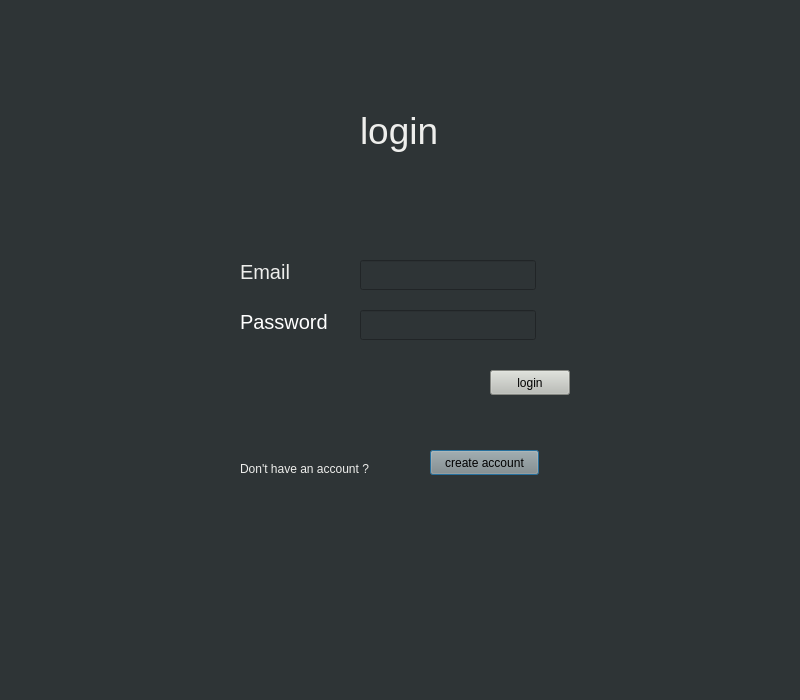
<?xml version="1.0" encoding="UTF-8"?>
<ui version="4.0">
 <class>Dialog</class>
 <widget class="QDialog" name="Dialog">
  <property name="geometry">
   <rect>
    <x>0</x>
    <y>0</y>
    <width>800</width>
    <height>700</height>
   </rect>
  </property>
  <property name="windowTitle">
   <string>Dialog</string>
  </property>
  <property name="styleSheet">
   <string notr="true">background-color: rgb(46, 52, 54);</string>
  </property>
  <widget class="QLabel" name="label">
   <property name="geometry">
    <rect>
     <x>360</x>
     <y>110</y>
     <width>84</width>
     <height>42</height>
    </rect>
   </property>
   <property name="styleSheet">
    <string notr="true">color:rgb(238, 238, 236);font-size:28pt</string>
   </property>
   <property name="text">
    <string>login</string>
   </property>
  </widget>
  <widget class="QLineEdit" name="email">
   <property name="geometry">
    <rect>
     <x>360</x>
     <y>260</y>
     <width>176</width>
     <height>30</height>
    </rect>
   </property>
   <property name="styleSheet">
    <string notr="true">font-size:14pt; color: rgb(238, 238, 236);</string>
   </property>
   <property name="text">
    <string/>
   </property>
  </widget>
  <widget class="QLabel" name="label_4">
   <property name="geometry">
    <rect>
     <x>240</x>
     <y>460</y>
     <width>160</width>
     <height>17</height>
    </rect>
   </property>
   <property name="styleSheet">
    <string notr="true">color: rgb(238, 238, 236);</string>
   </property>
   <property name="text">
    <string>Don't have an account ?</string>
   </property>
  </widget>
  <widget class="QLabel" name="label_3">
   <property name="geometry">
    <rect>
     <x>240</x>
     <y>310</y>
     <width>87</width>
     <height>23</height>
    </rect>
   </property>
   <property name="styleSheet">
    <string notr="true">font-size:15pt;
color: rgb(255, 255, 255);</string>
   </property>
   <property name="text">
    <string>Password</string>
   </property>
  </widget>
  <widget class="QLineEdit" name="password">
   <property name="geometry">
    <rect>
     <x>360</x>
     <y>310</y>
     <width>176</width>
     <height>30</height>
    </rect>
   </property>
   <property name="styleSheet">
    <string notr="true">font-size:14pt; color: rgb(238, 238, 236);</string>
   </property>
   <property name="text">
    <string/>
   </property>
  </widget>
  <widget class="QPushButton" name="createaccbutton">
   <property name="geometry">
    <rect>
     <x>430</x>
     <y>450</y>
     <width>109</width>
     <height>25</height>
    </rect>
   </property>
   <property name="styleSheet">
    <string notr="true">background-color: rgb(136, 138, 133);</string>
   </property>
   <property name="text">
    <string>create account</string>
   </property>
  </widget>
  <widget class="QLabel" name="label_2">
   <property name="geometry">
    <rect>
     <x>240</x>
     <y>260</y>
     <width>50</width>
     <height>23</height>
    </rect>
   </property>
   <property name="styleSheet">
    <string notr="true">font-size:15pt;
color: rgb(238, 238, 236);</string>
   </property>
   <property name="text">
    <string>Email</string>
   </property>
  </widget>
  <widget class="QPushButton" name="loginbutton">
   <property name="geometry">
    <rect>
     <x>490</x>
     <y>370</y>
     <width>80</width>
     <height>25</height>
    </rect>
   </property>
   <property name="styleSheet">
    <string notr="true">background-color: rgb(186, 189, 182);
</string>
   </property>
   <property name="text">
    <string>login</string>
   </property>
  </widget>
  <widget class="QLabel" name="error_label">
   <property name="geometry">
    <rect>
     <x>236</x>
     <y>550</y>
     <width>351</width>
     <height>20</height>
    </rect>
   </property>
   <property name="styleSheet">
    <string notr="true">color: rgb(255, 255, 255);</string>
   </property>
   <property name="text">
    <string/>
   </property>
  </widget>
 </widget>
 <resources/>
 <connections/>
</ui>
